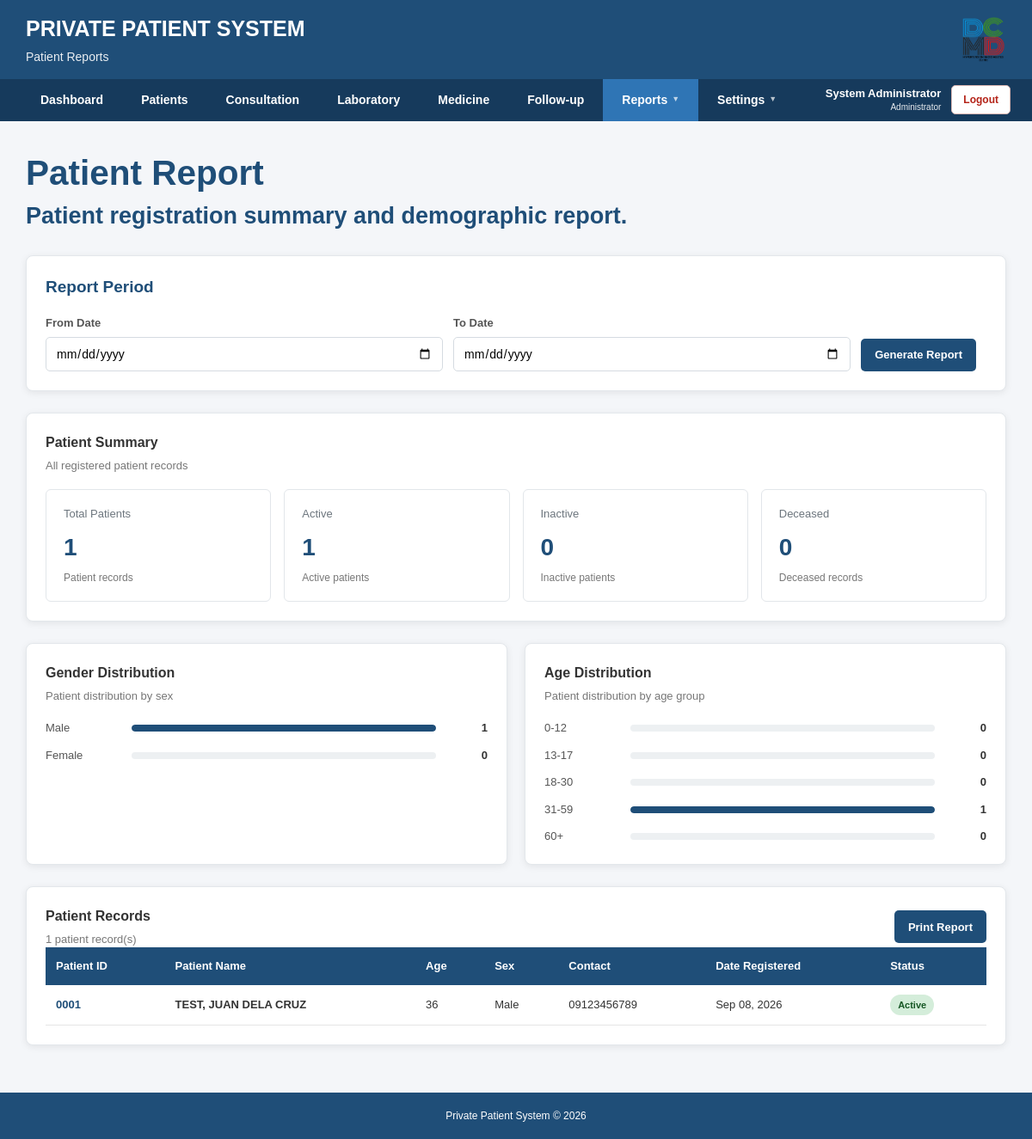
/private_patient_system/reports/patients.php (signed in), run on an earlier commit of the app's database.
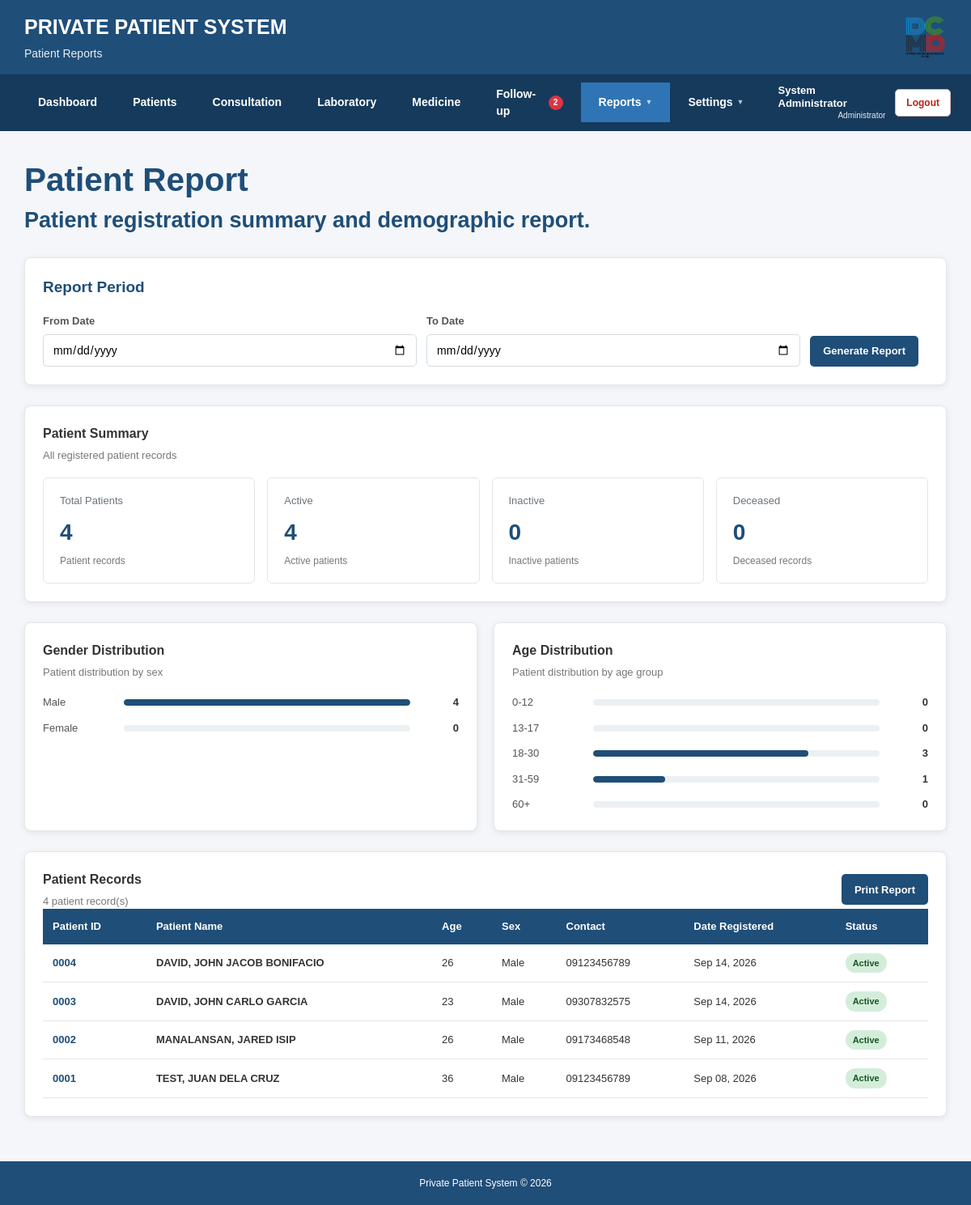
And on a later commit of the database.
### tables this page shows
CREATE TABLE IF NOT EXISTS `patients` (
  `id` int(11) NOT NULL AUTO_INCREMENT,
  `patient_id` varchar(10) NOT NULL,
  `last_name` varchar(100) NOT NULL,
  `first_name` varchar(100) NOT NULL,
  `middle_name` varchar(100) DEFAULT NULL,
  `birthdate` date NOT NULL,
  `sex` enum('Male','Female') NOT NULL,
  `civil_status` varchar(30) DEFAULT NULL,
  `philhealth_no` varchar(30) DEFAULT NULL,
  `philhealth_yakap_status` varchar(30) DEFAULT NULL,
  `address` text,
  `contact_no` varchar(20) DEFAULT NULL,
  `email` varchar(150) DEFAULT NULL,
  `emergency_contact` varchar(150) DEFAULT NULL,
  `emergency_contact_no` varchar(20) DEFAULT NULL,
  `date_registered` date NOT NULL,
  `status` enum('Active','Inactive','Deceased') NOT NULL DEFAULT 'Active',
  `created_at` timestamp NOT NULL DEFAULT CURRENT_TIMESTAMP,
  PRIMARY KEY (`id`),
  UNIQUE KEY `patient_id` (`patient_id`)
);

### private_patient_system/reports/patients.php (the view, shortened to what the changed rows need)
<?php
require_once "../config/database.php";
$activePage = "reports";
$dateCondition = "";
$totalPatients = 0;
$sql = "
    SELECT COUNT(*) AS total
    FROM patients
    WHERE 1=1
    " . $dateCondition;
$result = $conn->query($sql);
if ($result) {
    $row = $result->fetch_assoc();
    $totalPatients = (int)$row["total"];
}
$activePatients = 0;
$sql = "
    SELECT COUNT(*) AS total
    FROM patients
    WHERE UPPER(TRIM(status)) = 'ACTIVE'
    " . $dateCondition;
$result = $conn->query($sql);
if ($result) {
    $row = $result->fetch_assoc();
    $activePatients = (int)$row["total"];
}
$malePatients = 0;
$sql = "
    SELECT COUNT(*) AS total
    FROM patients
    WHERE UPPER(TRIM(sex)) = 'MALE'
    " . $dateCondition;
$result = $conn->query($sql);
if ($result) {
    $row = $result->fetch_assoc();
    $malePatients = (int)$row["total"];
}
$age0to12 = 0;
$age13to17 = 0;
$age18to30 = 0;
$age31to59 = 0;
$age60plus = 0;
$sql = "
    SELECT birthdate
    FROM patients
    WHERE birthdate IS NOT NULL
    AND birthdate != ''
    " . $dateCondition;
$result = $conn->query($sql);
if ($result) {
    while ($row = $result->fetch_assoc()) {
        try {
            $birthDate = new DateTime($row["birthdate"]);
            $today = new DateTime();
            $age = $today->diff($birthDate)->y;
            if ($age <= 12) {
                $age0to12++;
            } elseif ($age <= 17) {
                $age13to17++;
            } elseif ($age <= 30) {
                $age18to30++;
            } elseif ($age <= 59) {
                $age31to59++;
            } else {
                $age60plus++;
            }
        } catch (Exception $e) {
            continue;
        }
    }
}
$patients = array();
$sql = "
    SELECT
        id,
        patient_id,
        last_name,
        first_name,
        middle_name,
        birthdate,
        sex,
        contact_no,
        date_registered,
        status
    FROM patients
    WHERE 1=1
    " . $dateCondition . "
    ORDER BY
        date_registered DESC,
        id DESC
";
$result = $conn->query($sql);
if ($result) {
    while ($row = $result->fetch_assoc()) {
        $patients[] = $row;
    }
}
function calculatePatientAge($birthdate)
{
    try {
        $birthDate = new DateTime($birthdate);
        $today = new DateTime();
        return $today->diff($birthDate)->y;
    } catch (Exception $e) {
        return "-";
    }
}
function displayReportDate($date)
{
    $timestamp = strtotime($date);
    return date("M d, Y", $timestamp);
}
include __DIR__ . "/../includes/header.php";
include __DIR__ . "/../includes/navigation.php";
?>
<main class="main-container">
    <div class="page-title">
        <h2>
            Patient Report
        </h2>
    </div>
    <div class="card">
        <div class="report-summary-grid">
            <div class="report-summary-card">
                <div class="label">
                    Total Patients
                </div>
                <div class="value">
                    <?php echo $totalPatients; ?>
                </div>
                <div class="small-text">
                    Patient records
                </div>
            </div>
            <div class="report-summary-card">
                <div class="label">
                    Active
                </div>
                <div class="value">
                    <?php echo $activePatients; ?>
                </div>
                <div class="small-text">
                    Active patients
                </div>
            </div>
        </div>
    </div>
    <div class="report-two-column">
        <div class="card">
            <div class="report-stat-list">
                <?php
                $malePercent = 0;
                if ($totalPatients > 0) {
                    $malePercent =
                        ($malePatients / $totalPatients) * 100;
                }
                ?>
                <div class="report-stat-row">
                    <div class="report-stat-label">
                        Male
                    </div>
                    <div class="report-stat-bar">
                        <div
                            class="report-stat-fill"
                            style="width: <?php echo $malePercent; ?>%;"
                        ></div>
                    </div>
                    <div class="report-stat-value">
                        <?php echo $malePatients; ?>
                    </div>
                </div>
            </div>
        </div>
        <div class="card">
            <div class="report-stat-list">
                <?php
                $ageGroups = array(
                    "0-12" => $age0to12,
                    "13-17" => $age13to17,
                    "18-30" => $age18to30,
                    "31-59" => $age31to59,
                    "60+" => $age60plus
                );
                foreach ($ageGroups as $label => $count) {
                    $percentage = 0;
                    if ($totalPatients > 0) {
                        $percentage =
                            ($count / $totalPatients) * 100;
                    }
                ?>
                    <div class="report-stat-row">
                        <div class="report-stat-label">
                            <?php echo $label; ?>
                        </div>
                        <div class="report-stat-bar">
                            <div
                                class="report-stat-fill"
                                style="width: <?php echo $percentage; ?>%;"
                            ></div>
                        </div>
                        <div class="report-stat-value">
                            <?php echo $count; ?>
                        </div>
                    </div>
                <?php
                }
                ?>
            </div>
        </div>
    </div>
    <div class="card patient-records-section">
        <div class="section-header">
            <div>
                <div class="report-section-title">
                    Patient Records
                </div>
                <div class="report-table-count">
                    <?php echo number_format(count($patients)); ?>
                    patient record(s)
                </div>
            </div>
        </div>
        <div class="table-container">
            <table>
                <thead>
                    <tr>
                        <th>
                            Patient ID
                        </th>
                        <th>
                            Patient Name
                        </th>
                        <th>
                            Age
                        </th>
                        <th>
                            Sex
                        </th>
                        <th>
                            Contact
                        </th>
                        <th>
                            Date Registered
                        </th>
                        <th>
                            Status
                        </th>
                    </tr>
                </thead>
                <tbody>
                <?php if (count($patients) > 0) { ?>
                    <?php foreach ($patients as $patient) { ?>
                        <?php
                        $age = calculatePatientAge(
                            $patient["birthdate"]
                        );
                        $fullName =
                            $patient["last_name"]
                            . ", "
                            . $patient["first_name"];
                        if (!empty($patient["middle_name"])) {
                            $fullName .=
                                " "
                                . $patient["middle_name"];
                        }
                        $patientStatus =
                            !empty($patient["status"])
                                ? $patient["status"]
                                : "Active";
                        $statusUpper =
                            strtoupper(
                                trim($patientStatus)
                            );
                        if ($statusUpper == "ACTIVE") {
                            $statusClass = "status-active";
                        } elseif ($statusUpper == "INACTIVE") {
                            $statusClass = "status-inactive";
                        } elseif ($statusUpper == "DECEASED") {
                            $statusClass = "status-deceased";
                        } else {
                            $statusClass = "status-inactive";
                        }
                        ?>
                        <tr>
                            <td>
                                <strong style="color:#1f4e78;">
                                    <?php
                                    echo htmlspecialchars(
                                        $patient["patient_id"]
                                    );
                                    ?>
                                </strong>
                            </td>
                            <td>
                                <strong>
                                    <?php
                                    echo htmlspecialchars(
                                        $fullName
                                    );
                                    ?>
                                </strong>
                            </td>
                            <td>
                                <?php echo $age; ?>
                            </td>
                            <td>
                                <?php
                                echo htmlspecialchars(
                                    $patient["sex"]
                                );
                                ?>
                            </td>
                            <td>
                                <?php
                                if (!empty($patient["contact_no"])) {
                                    echo htmlspecialchars(
                                        $patient["contact_no"]
                                    );
                                } else {
                                    echo "-";
                                }
                                ?>
                            </td>
                            <td>
                                <?php
                                echo displayReportDate(
                                    $patient["date_registered"]
                                );
                                ?>
                            </td>
                            <td>
                                <span
                                    class="status <?php echo $statusClass; ?>"
                                >
                                    <?php
                                    echo htmlspecialchars(
                                        $patientStatus
                                    );
                                    ?>
                                </span>
                            </td>
                        </tr>
                    <?php } ?>
                <?php } ?>
                </tbody>
            </table>
        </div>
    </div>
</main>
<?php
include __DIR__ . "/../includes/footer.php";
?>

### private_patient_system/includes/navigation.php (shortened to what the changed rows need)
<?php
$followUpDueSoonCount = 0;
if (isset($conn)) {
    $followUpNotificationSql = "
        SELECT COUNT(*) AS total
        FROM consultations c
        INNER JOIN patients p
            ON c.patient_id = p.id
        WHERE
            UPPER(TRIM(p.status)) != 'DECEASED'
            AND c.follow_up_date IS NOT NULL
            AND (
                UPPER(TRIM(c.follow_up_status)) = 'PENDING'
                OR UPPER(TRIM(c.follow_up_status)) = 'ACTIVE'
            )
            AND c.follow_up_date >= CURDATE()
            AND c.follow_up_date <= DATE_ADD(CURDATE(), INTERVAL 7 DAY)
    ";
    $followUpNotificationResult = $conn->query(
        $followUpNotificationSql
    );
    if ($followUpNotificationResult) {
        $followUpNotificationRow =
            $followUpNotificationResult->fetch_assoc();
        if ($followUpNotificationRow) {
            $followUpDueSoonCount = intval(
                $followUpNotificationRow["total"]
            );
        }
    }
}
?>
<nav class="navigation">
    <div class="navigation-inner">
        <div class="navigation-menu">
            <a
                href="/private_patient_system/patients/follow_up.php?type=due"
                class="nav-link nav-follow-up <?php echo ($activePage == 'follow_up') ? 'active' : ''; ?>"
            >
                <span>
                    Follow-up
                </span>
                <?php if ($followUpDueSoonCount > 0) { ?>
                    <span class="follow-up-notification">
                        <?php
                        echo $followUpDueSoonCount;
                        ?>
                    </span>
                <?php } ?>
            </a>
        </div>
    </div>
</nav>

What changed in the data, as far as the page shows it:
added patients: patient "0004", fullName "DAVID, JOHN JACOB BONIFACIO", birthdate "26", sex "Male", contact_no "09123456789", date_registered "Sep 14, 2026", status "Active"
added patients: patient "0003", fullName "DAVID, JOHN CARLO GARCIA", birthdate "23", sex "Male", contact_no "09307832575", date_registered "Sep 14, 2026", status "Active"
added patients: patient "0002", fullName "MANALANSAN, JARED ISIP", birthdate "26", sex "Male", contact_no "09173468548", date_registered "Sep 11, 2026", status "Active"
Also different on the page:
$followUpDueSoonCount: (not shown) → "2"
$totalPatients: "1" → "4"
$activePatients: "1" → "4"
$malePatients: "1" → "4"
$percentage: 100 → 25 (drawn)
count($patients): "1" → "4"
new list line: "18-30 3"
list line gone: "18-30 0"
